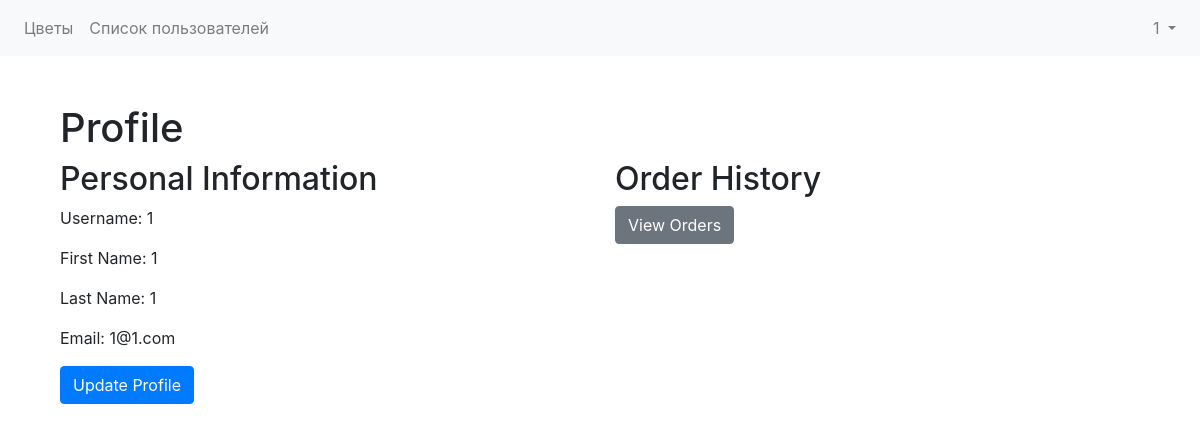
/account/profile/ (signed in), run on the app's committed database.
### account/models.py (models this page shows)
class User(AbstractUser):
    phone = models.CharField(max_length=20, blank=True, null=True)
    address = models.CharField(max_length=255, blank=True, null=True)
    additional_info = models.TextField(blank=True, null=True)
    balance = models.DecimalField(max_digits=10, decimal_places=2, default=0.00)
    groups = models.ManyToManyField(
        'auth.Group',
        related_name='custom_user_group',  # This is crucial!
        blank=True,
    )
    user_permissions = models.ManyToManyField(
        'auth.Permission',
        related_name='custom_user_permission',  # This is crucial!
        blank=True,
    )

### account/views.py (the view)
# urls.py: path('profile/', views.get_profile, name='profile'),
@login_required(login_url='account:login')
def get_profile(request):
    return render(request, 'account/profile.html', {'user': request.user})

### Templates/account/profile.html
{% extends 'base.html' %}
{% block content %}
    <div class="container">
        <h1>Profile</h1>
        <div class="row">
            <div class="col-md-6">
                <h2>Personal Information</h2>
                <p>Username: {{ user.username }}</p>
                <p>First Name: {{ user.first_name }}</p>
                <p>Last Name: {{ user.last_name }}</p>
                <p>Email: {{ user.email }}</p>
                <a href="{% url 'account:update_profile' %}" class="btn btn-primary">Update Profile</a>
            </div>
            <div class="col-md-6">
                <h2>Order History</h2>
                <a href="{% url 'account:get_order_history' %}" class="btn btn-secondary">View Orders</a>
            </div>
        </div>
    </div>
{% endblock %}

### Templates/base.html (shortened to what this page needs)
<!DOCTYPE html>
<html lang="ru">
<head>
    {% load static %}
    <link rel="stylesheet" href="{% static 'css/style.css' %}">
    <link rel="stylesheet" href="https://stackpath.bootstrapcdn.com/bootstrap/4.5.2/css/bootstrap.min.css">
</head>
<body>
    <nav class="navbar navbar-expand-lg navbar-light bg-light">
            <div class="collapse navbar-collapse" id="navbarNav">
                <ul class="navbar-nav mr-auto">
                    <li class="nav-item">
                        <a class="nav-link" href="{% url 'flowers:flower-list' %}">Цветы</a>
                    </li>
                    {% if user.is_superuser or user.is_staff %}
                        <li class="nav-item">
                            <a class="nav-link" href="{% url 'account:get_users' %}">Список пользователей</a>
                        </li>
                    {% endif %}
                </ul>
                <ul class="navbar-nav ">
                    <li class="nav-item dropdown">
                        <a class="nav-link dropdown-toggle" href="#" id="navbarDropdown" role="button" data-toggle="dropdown" aria-haspopup="true" aria-expanded="false">
                            {% if user.is_authenticated %}
                                {{ user.username }}
                            {% else %}
                                Вход
                            {% endif %}
                        </a>
                    </li>
                </ul>
            </div>
    </nav>
    <div class="container mt-5">
        {% block content %}
        {% endblock %}
    </div>
</body>
</html>

### data on the page
User: username "1", first_name "1", last_name "1", email "1@1.com"
